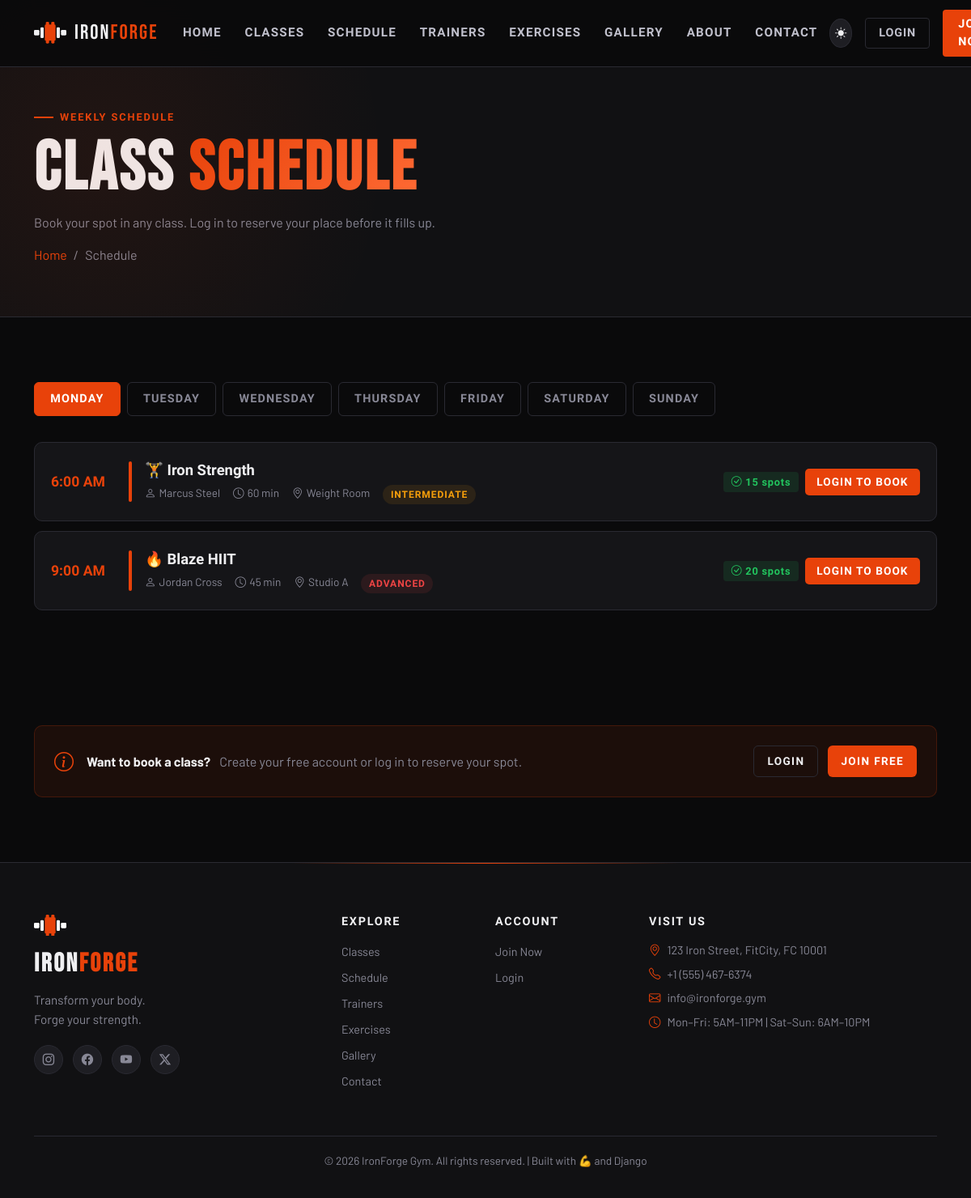
Page /schedule/ on the committed database.
### core/models.py (models this page shows, shortened)
class ClassSchedule(models.Model):
    gym_class = models.ForeignKey(GymClass, on_delete=models.CASCADE, related_name='schedules')
    day_of_week = models.IntegerField(choices=DAYS_OF_WEEK)
    start_time = models.TimeField()
    end_time = models.TimeField()
    room = models.CharField(max_length=50, default='Main Floor')
    is_active = models.BooleanField(default=True)
    class Meta:
        ordering = ['day_of_week', 'start_time']
    @property
    def available_spots(self):
        from bookings.models import Booking
        booked = self.bookings.filter(status='confirmed').count()
        return self.gym_class.max_capacity - booked

class GymClass(models.Model):
    DIFFICULTY_CHOICES = [
        ('beginner', 'Beginner'),
        ('intermediate', 'Intermediate'),
        ('advanced', 'Advanced'),
        ('all', 'All Levels'),
    ]
    CATEGORY_CHOICES = [
        ('strength', 'Strength Training'),
        ('cardio', 'Cardio'),
        ('yoga', 'Yoga & Flexibility'),
        ('hiit', 'HIIT'),
        ('pilates', 'Pilates'),
        ('boxing', 'Boxing'),
        ('spin', 'Spin / Cycling'),
        ('crossfit', 'CrossFit'),
    ]
    name = models.CharField(max_length=100)
    slug = models.SlugField(unique=True, blank=True)
    category = models.CharField(max_length=20, choices=CATEGORY_CHOICES, default='strength')
    description = models.TextField()
    trainer = models.ForeignKey(Trainer, on_delete=models.SET_NULL, null=True, related_name='classes')
    difficulty = models.CharField(max_length=20, choices=DIFFICULTY_CHOICES, default='all')
    duration_minutes = models.PositiveIntegerField(default=60)
    max_capacity = models.PositiveIntegerField(default=20)
    image = models.ImageField(upload_to='classes/', blank=True, null=True)
    icon = models.CharField(max_length=50, default='🏋️', help_text="Emoji icon for the class")
    is_active = models.BooleanField(default=True)
    class Meta:
        verbose_name = 'Gym Class'
        verbose_name_plural = 'Gym Classes'
        ordering = ['name']

class Trainer(models.Model):
    name = models.CharField(max_length=100)
    slug = models.SlugField(unique=True, blank=True)
    specialty = models.CharField(max_length=200)
    bio = models.TextField()
    photo = models.ImageField(upload_to='trainers/', blank=True, null=True)
    experience_years = models.PositiveIntegerField(default=1)
    certifications = models.TextField(blank=True, help_text="Comma-separated certifications")
    instagram = models.URLField(blank=True)
    order = models.PositiveIntegerField(default=0)
    is_active = models.BooleanField(default=True)
    class Meta:
        ordering = ['order', 'name']

### core/views.py (the view)
# urls.py: path('schedule/', views.schedule, name='schedule'),
def schedule(request):
    schedules_by_day = {}
    day_names = ['Monday', 'Tuesday', 'Wednesday', 'Thursday', 'Friday', 'Saturday', 'Sunday']
    for i, day in enumerate(day_names):
        schedules_by_day[day] = ClassSchedule.objects.filter(
            day_of_week=i, is_active=True
        ).select_related('gym_class', 'gym_class__trainer')
    context = {
        'schedules_by_day': schedules_by_day,
        'day_names': day_names,
        'meta_title': 'Class Schedule | IronForge Gym',
        'meta_description': 'View our weekly class schedule and book your spot in any class.',
    }
    return render(request, 'core/schedule.html', context)

### core/context_processors.py (called while the page is built)
def admin_panel_context(request):
    if request.user.is_authenticated and request.user.is_staff:
        return {
            'unread_count': ContactMessage.objects.filter(is_read=False).count()
        }
    return {'unread_count': 0}

### templates/core/schedule.html (shortened to what this page needs)
{% extends 'base.html' %}
{% load static %}
{% block content %}
<div class="page-hero">
    <div class="container">
        <div class="section-label">Weekly Schedule</div>
        <h1 class="page-hero-title">CLASS <span class="text-gradient">SCHEDULE</span></h1>
        <p style="color:var(--text-muted);max-width:500px;margin-top:0.75rem">Book your spot in any class. Log in to reserve your place before it fills up.</p>
        <nav aria-label="breadcrumb">
            <ol class="breadcrumb">
                <li class="breadcrumb-item"><a href="{% url 'core:home' %}">Home</a></li>
                <li class="breadcrumb-item active">Schedule</li>
            </ol>
        </nav>
    </div>
</div>
<section class="section">
    <div class="container">
        <div class="schedule-tabs mb-4">
            {% for day_name, schedules in schedules_by_day.items %}
            <button class="schedule-tab" data-day="{{ day_name }}">{{ day_name }}</button>
            {% endfor %}
        </div>
        {% for day_name, schedules in schedules_by_day.items %}
        <div class="schedule-panel" data-day="{{ day_name }}" style="display:none">
            {% if schedules %}
            {% for schedule in schedules %}
            <div class="schedule-item reveal">
                <div class="schedule-time">
                    {{ schedule.start_time|time:"g:i A" }}
                </div>
                <div style="width:4px;height:50px;background:var(--accent);border-radius:2px;flex-shrink:0"></div>
                <div class="flex-grow-1">
                    <div class="schedule-class-name">
                        {{ schedule.gym_class.icon }} {{ schedule.gym_class.name }}
                    </div>
                    <div style="font-size:0.85rem;color:var(--text-muted);margin-top:0.25rem;display:flex;gap:1rem;flex-wrap:wrap">
                        {% if schedule.gym_class.trainer %}
                        <span><i class="bi bi-person me-1"></i>{{ schedule.gym_class.trainer.name }}</span>
                        {% endif %}
                        <span><i class="bi bi-clock me-1"></i>{{ schedule.gym_class.duration_minutes }} min</span>
                        <span><i class="bi bi-geo-alt me-1"></i>{{ schedule.room }}</span>
                        <span class="difficulty-pill difficulty-{{ schedule.gym_class.difficulty }}">{{ schedule.gym_class.get_difficulty_display }}</span>
                    </div>
                </div>
                <div class="d-flex align-items-center gap-2 flex-wrap">
                    {% with spots=schedule.available_spots cap=schedule.gym_class.max_capacity %}
                    {% if spots > 5 %}
                    <span class="spots-badge spots-available"><i class="bi bi-check-circle me-1"></i>{{ spots }} spots</span>
                    {% elif spots > 0 %}
                    <span class="spots-badge spots-limited"><i class="bi bi-exclamation-triangle me-1"></i>{{ spots }} left</span>
                    {% else %}
                    <span class="spots-badge spots-full"><i class="bi bi-x-circle me-1"></i>Full</span>
                    {% endif %}
                    {% endwith %}
                    {% if user.is_authenticated %}
                    <a href="{% url 'bookings:book_class' schedule.id %}" class="booking-btn">Book Now</a>
                    {% else %}
                    <a href="{% url 'accounts:login' %}?next={% url 'bookings:book_class' schedule.id %}" class="booking-btn">Login to Book</a>
                    {% endif %}
                </div>
            </div>
            {% endfor %}
            {% else %}
            <div style="text-align:center;padding:4rem;color:var(--text-muted)">
                <div style="font-size:3rem;margin-bottom:1rem">😴</div>
                <h3 style="font-family:'Barlow Condensed',sans-serif;font-weight:700">No classes on {{ day_name }}</h3>
                <p>Check back or view other days for available sessions.</p>
            </div>
            {% endif %}
        </div>
        {% endfor %}
        {% if not user.is_authenticated %}
        <div style="background:rgba(232,66,10,0.08);border:1px solid rgba(232,66,10,0.2);border-radius:10px;padding:1.5rem;margin-top:2rem;display:flex;align-items:center;gap:1rem;flex-wrap:wrap">
            <i class="bi bi-info-circle text-accent" style="font-size:1.5rem"></i>
            <div class="flex-grow-1">
                <strong style="color:var(--text)">Want to book a class?</strong>
                <span style="color:var(--text-muted);margin-left:0.5rem">Create your free account or log in to reserve your spot.</span>
            </div>
            <div style="display:flex;gap:0.75rem">
                <a href="{% url 'accounts:login' %}" class="btn-outline-custom" style="padding:0.5rem 1rem;font-size:0.85rem">Login</a>
                <a href="{% url 'accounts:register' %}" class="btn-primary-custom" style="padding:0.5rem 1rem;font-size:0.85rem">Join Free</a>
            </div>
        </div>
        {% endif %}
    </div>
</section>
{% endblock %}

### rows in the picture
ClassSchedule: start_time "6:00 AM", gym_class.icon "🏋️", gym_class.name "Iron Strength", gym_class.trainer.name "Marcus Steel", gym_class.duration_minutes "60", room "Weight Room", gym_class.difficulty "INTERMEDIATE", available_spots "15"
ClassSchedule: start_time "9:00 AM", gym_class.icon "🔥", gym_class.name "Blaze HIIT", gym_class.trainer.name "Jordan Cross", gym_class.duration_minutes "45", room "Studio A", gym_class.difficulty "ADVANCED", available_spots "20"

### other values in the picture
{{ day_name }} "MONDAY" "TUESDAY" "WEDNESDAY" "THURSDAY" "FRIDAY" "SATURDAY" "SUNDAY"
